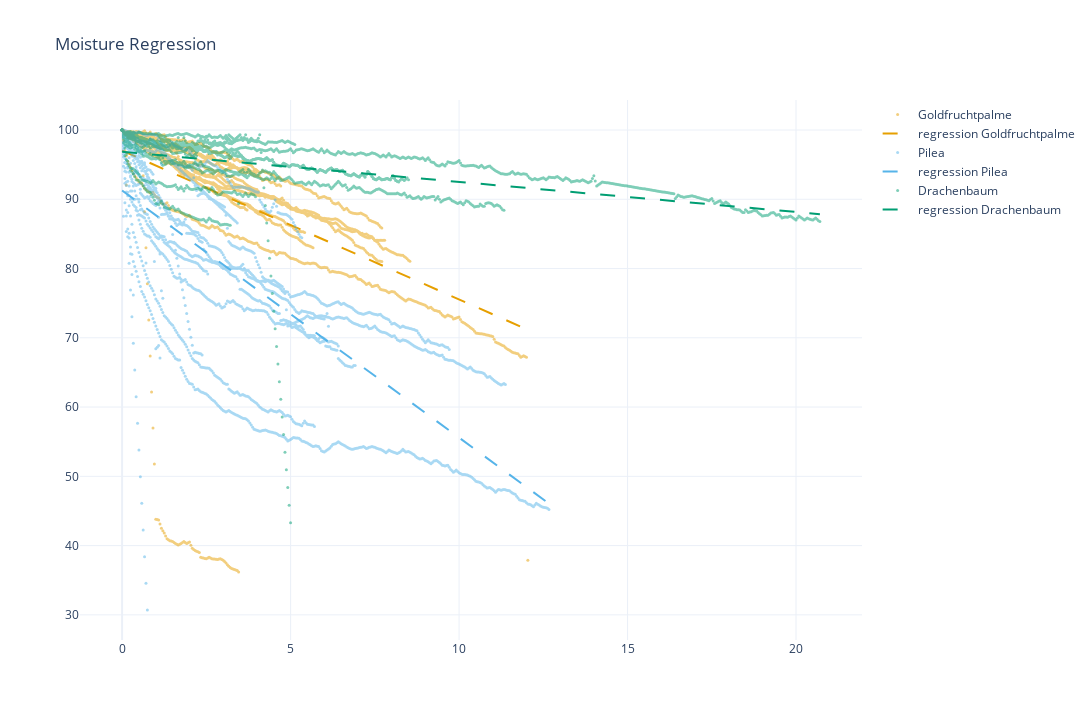

The cell this chart's notebook holds for it:
### Markdown cell above
## Plots

### Code cell
figure = go.Figure(
    layout=go.Layout(
        title="Moisture Regression",
        width=1280,
        height=720,
        template="plotly_white",
    )
)

for index, plant in enumerate(PLANTS):
    figure.add_trace(
        go.Scatter(
            x=all_decending_dfs[all_decending_dfs["plant"] == plant]["offset"],
            y=all_decending_dfs[all_decending_dfs["plant"] == plant][
                "soil moisture in %"
            ],
            mode="markers",
            name=plant,
            opacity=0.5,
            marker=dict(color=COLORS[index], size=3),
        )
    )
    poly_x, poly_y = polyfits[plant].linspace(100)
    figure.add_trace(
        go.Scatter(
            x=poly_x,
            y=poly_y,
            mode="lines",
            name=f"regression {plant}",
            opacity=1,
            line=dict(color=COLORS[index], width=2, dash="longdash"),
        )
    )

figure.update_scenes(
    dict(
        xaxis_title="Time after last watering in days",
        yaxis_title="soil moisture in %",
    )
)

makedirs('./dist', exist_ok=True)
figure.write_html("./dist/moisture_regression.html")

figure.show()
